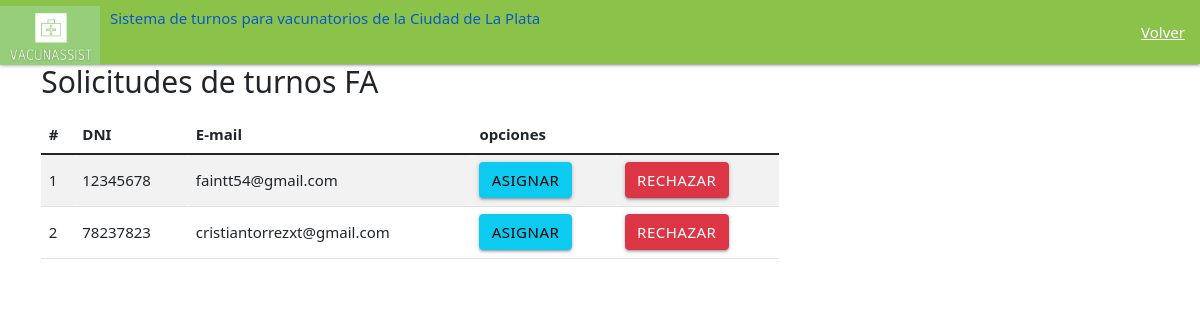
The app's page /evaluarTurno/, older data.
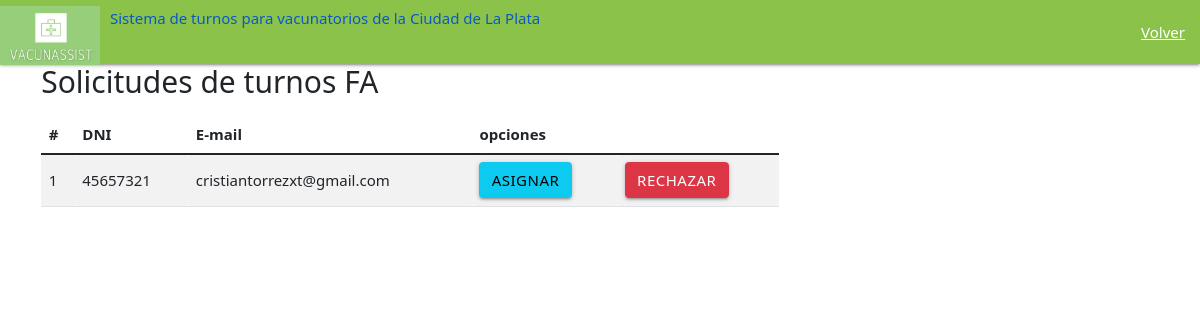
The same page, newer data.
### main/models.py (models this page shows, shortened)
class SolicitudTurnoFA(models.Model):
    dni=models.IntegerField()
    numId=models.IntegerField()
    email= models.EmailField(max_length=254)
    edad=models.IntegerField()

### main/views.py (the view)
# urls.py: path('evaluarTurno/', views.evaluarTurno , name="evaluarTurno"),
def evaluarTurno(request):
    ListSolicitud= SolicitudTurnoFA.objects.all()
    return render(request,"main/evaluarTurnos.html",{"turnos":ListSolicitud})

### main/templates/main/evaluarTurnos.html (shortened to what this page needs)
<!DOCTYPE html>
{% load static %}
<html lang="en" dir="ltr">
  <head>
        <link rel="stylesheet" href="https://cdnjs.cloudflare.com/ajax/libs/materialize/1.0.0/css/materialize.min.css">
        <link type='text/css' href="{% static 'css/estilo.css' %}" rel="stylesheet" />
    <link href="https://cdn.jsdelivr.net/npm/bootstrap@5.1.3/dist/css/bootstrap.min.css" rel="stylesheet">
    <nav>
        <div class="nav-wrapper  light-green">
          <a href="/" class="brand-logo">
            <img src="{% static 'imagenes/Logo_VacunAssist_recortado.png' %}" class="img-fluid" width="100" height="66">
          <div class="right"  style="margin: 9px 0px 0px 10px">
            <h6>Sistema de turnos para vacunatorios de la Ciudad de La Plata</h6>
            </div>
          </a>
          <ul id="nav-mobile" class="right hide-on-med">
            <li><a href="/inicio_admin/">Volver</a></li>
          </ul>
        </div>
      </nav>
      <body>
<div class="container py4">
    <div class="row">
         <div class="col-sm-12 col-md-6 col-lg-8 col-xl-8">
           <h2>Solicitudes de turnos FA</h2>
           <div class="table-responsive py-2">
             <table class="table table-striped">
               <thead>
                 <tr>
                  <th>#</th>
                   <th>DNI</th>
                   <th>E-mail </th>
                   <th colspan="2">opciones</th>
                 </tr>
               </thead>
               <tbody>
                 {% for c in turnos %}
                 <tr>
                   <td>{{forloop.counter}}</td>
                   <td>{{c.dni}} </td>
                   <td> {{c.email}}</td>
                   <td><a href="/empezarAsignacionTurno/{{c.dni}}" class="btn btn-block btn-info">Asignar</a></td>
                   <td><a href="/eliminarSolicitud/{{c.dni}}" class="btn btn-block btn-danger">Rechazar</a></td>
                 </tr>
                 {% endfor%}
             </table>
           </div>
         </div>
    </div>
 </div>
      </body>
      <body>
      </body>

Row changes from the older to the newer data that the page shows:
removed SolicitudTurnoFA: dni "12345678", email "faintt54@gmail.com"
removed SolicitudTurnoFA: dni "78237823", email "cristiantorrezxt@gmail.com"
added SolicitudTurnoFA: dni "45657321", email "cristiantorrezxt@gmail.com"
